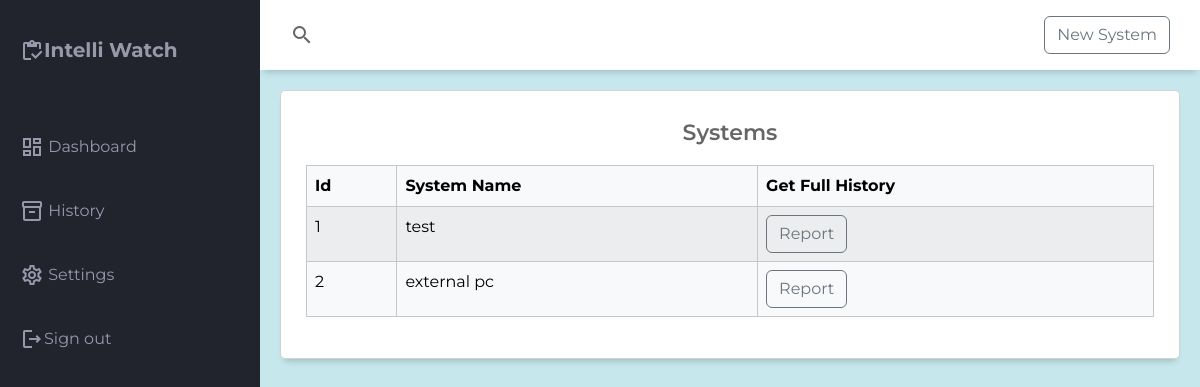
Page /showhistory/ (signed in) on the earlier database version.
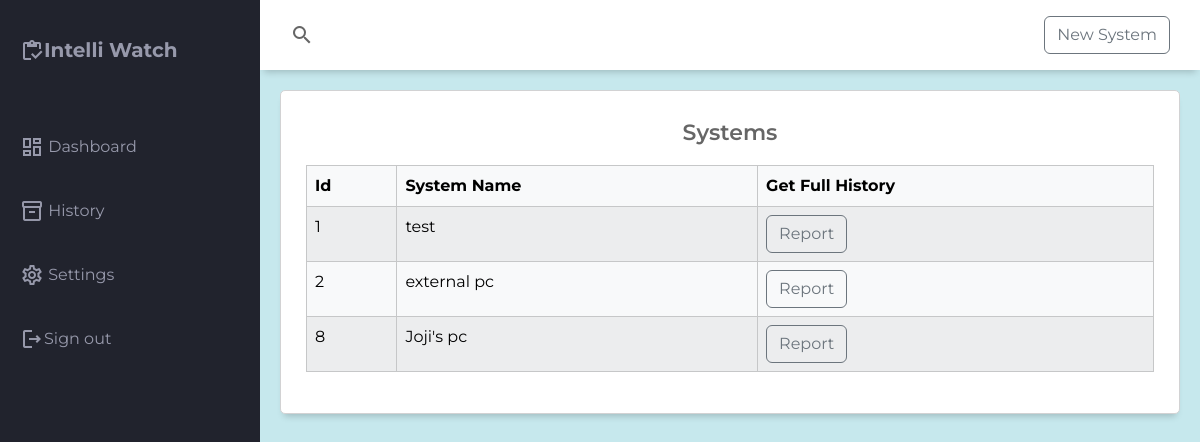
Same page on the later database version.
### monitor/models.py (models this page shows, shortened)
class System(models.Model):
    name = models.CharField(max_length=200)
    user = models.ForeignKey(UserData,on_delete=models.CASCADE)
    antivirus_notification = models.BooleanField(default=False)
    firewall_notification = models.BooleanField(default=False)

### monitor/views.py (the view)
# urls.py: path('showhistory/',views.multisystem,name='multisystem'),
@login_required
def multisystem(request):
    systems = System.objects.filter(user = request.user)
    context = {
        "systems":systems
    }
    return render(request,"monitor/multisystem.html",context=context)

### templates/monitor/multisystem.html (shortened to what this page needs)
{% extends 'monitor/base.html' %}
        {% block content %}
        <main class="main-container">
            <div class="report-chart">
                <div class="charts-card">
                        <p class="chart-title">Systems</p>
                        <table class="table table-light table-striped table-hover table-bordered">
                                <thead>
                                        <tr>
                                            <th>
                                                Id
                                            </th>
                                            <th>
                                                System Name
                                            </th>
                                            <th>
                                                Get Full History
                                            </th>
                                        </tr>
                                    </thead>
                                    <tbody>
                                        {% for i in systems %}
                                        <tr>
                                            <td>
                                                {{i.id}}
                                            </td>
                                            <td>
                                                {{i.name}}
                                            </td>
                                            <td>
                                                <button class="btn btn-outline-secondary" onclick="redirect({{ i.id }})">Report</button>
                                            </td>
                                        </tr>
                                        {% endfor %}
                                    </tbody>
                        </table>
                </div>
            </div>
            </main>
{% endblock %}

Differences in the rows shown:
added System: id "8", name "Joji's pc"
